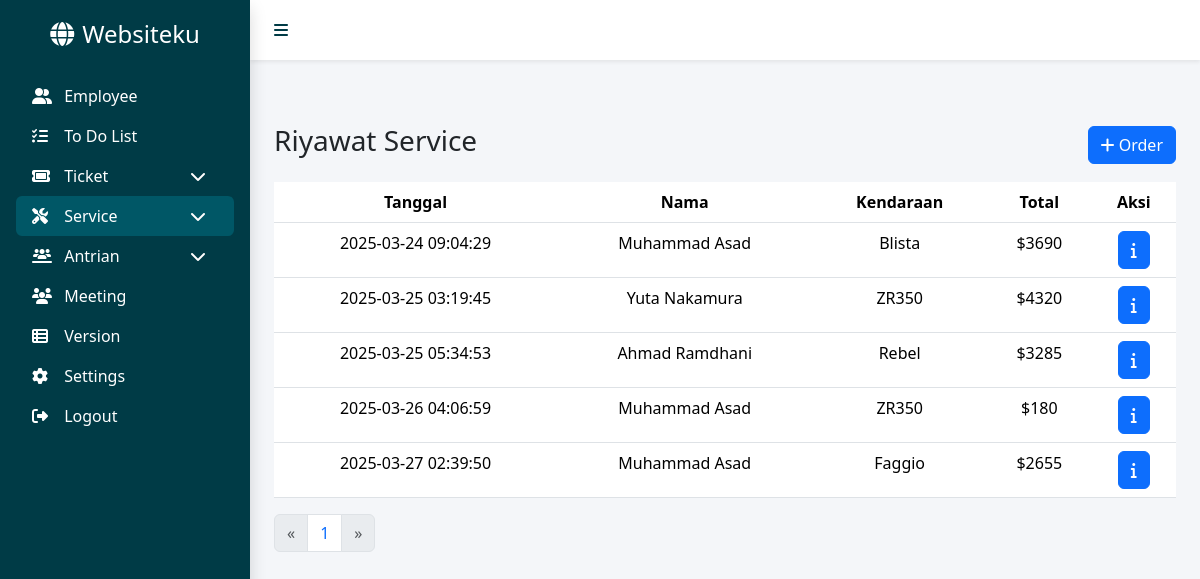
Screenshot of /public/service/1 (signed in) with the database file from the repository.
### tables this page shows
CREATE TABLE `services_log` (
  `id` int NOT NULL,
  `name` varchar(255) NOT NULL,
  `phone` varchar(20) NOT NULL,
  `vehicle` varchar(20) NOT NULL,
  `services` varchar(255) NOT NULL,
  `total` int NOT NULL,
  `created_at` timestamp NOT NULL
);

### app/core/Controller.php (called while the page is built, shortened)
<?php
class Controller
{
    public function view($view, $data = [])
    {
        require_once '../app/views/' . $view . '.php';
    }
    public function model($model)
    {
        return new $model;
    }
}

### app/controllers/ServiceController.php (called while the page is built, shortened)
<?php
class ServiceController extends Controller
{
    public function index($page = 1)
    {
        $limit = 10;
        $start = ($page > 1) ? ($page * $limit) - $limit : 0;
        $totalData = $this->model('Service')->countAllServiceLog();
        $totalPages = ceil($totalData / $limit);
        $data = [
            'judul' => 'Service',
            'services' => $this->model('Service')->getAllServicesLog($start, $limit),
            'page' => $page,
            'totalPages' => $totalPages,
        ];
        $this->view('service/index', $data);
    }
}

### app/core/App.php (called while the page is built, shortened)
<?php
class App
{
    protected $method = 'index';
    protected $params = [];
    public function __construct()
    {
        $url = $this->parseURL();
        if (isset($url[0])) {
            if (file_exists('../app/controllers/' . $url[0] . 'Controller.php')) {
                unset($url[0]);
            }
        }
        $this->controller = new $this->controller;
        if (!empty($url)) {
            $this->params = array_values($url);
        }
        call_user_func_array([$this->controller, $this->method], $this->params);
    }
    public function parseURL()
    {
        if (isset($_GET['url'])) {
            $url = rtrim($_GET['url'], '/');
            $url = filter_var($url, FILTER_SANITIZE_URL);
            $url = explode('/', $url);
            return $url;
        }
    }
}

### public/index.php (called while the page is built, shortened)
<?php
$app = new App;

### app/core/Database.php (called while the page is built, shortened)
<?php
class Database
{
    private $host = DB_HOST;
    private $user = DB_USER;
    private $pass = DB_PASS;
    private $dbname = DB_NAME;
    private $dbh;
    private $stmt;
    public function __construct()
    {
        $dsn = 'mysql:host=' . $this->host . ';dbname=' . $this->dbname;
        $option = [
            PDO::ATTR_PERSISTENT => true,
            PDO::ATTR_ERRMODE => PDO::ERRMODE_EXCEPTION
        ];
        try {
            $this->dbh = new PDO($dsn, $this->user, $this->pass, $option);
        } catch (PDOException $e) {
            die($e->getMessage());
        }
    }
    public function query($query)
    {
        $this->stmt = $this->dbh->prepare($query);
    }
    public function bind($param, $value, $type = null)
    {
        if (is_null($type)) {
            switch (true) {
                case is_int($value):
                    $type = PDO::PARAM_INT;
                    break;
            }
        }
        $this->stmt->bindValue($param, $value, $type);
    }
    public function execute()
    {
        $this->stmt->execute();
    }
    public function resultSet()
    {
        $this->execute();
        return $this->stmt->fetchAll(PDO::FETCH_ASSOC);
    }
}

### app/models/Service.php (called while the page is built, shortened)
<?php
class Service
{
    private $tableLog = 'services_log';
    private $db;
    public function __construct()
    {
        $this->db = new Database;
    }
    public function countAllServiceLog()
    {
        $sql =
            "SELECT COUNT(*) AS total
            FROM {$this->tableLog}";
        $this->db->query($sql);
        return $this->db->single()['total'];
    }
    public function getAllServicesLog($start, $limit)
    {
        $sql =
            "SELECT * FROM {$this->tableLog}
            LIMIT :start, :limit";
        $this->db->query($sql);
        $this->db->bind("start", $start);
        $this->db->bind("limit", $limit);
        $this->db->execute();
        return $this->db->resultSet();
    }
}

### app/views/service/index.php (the view)
<div class="container">
    <div class="d-flex align-items-center justify-content-between py-3">
        <h3>Riyawat Service</h3>
        <a href="<?= BASEURL ?>/service/order" class="btn btn-primary"><i class="fa-solid fa-plus"></i> Order</a>
    </div>
    <table class="table table-hover text-center bg-white">
        <thead class="text-white" style="background-color: #383434">
            <tr>
                <th scope="col">Tanggal</th>
                <th scope="col">Nama</th>
                <th scope="col">Kendaraan</th>
                <th scope="col">Total</th>
                <th scope="col">Aksi</th>
            </tr>
        </thead>
        <tbody>
            <?php if ($data['services']): ?>
                <?php foreach ($data['services'] as $service): ?>
                    <tr>
                        <td scope="row" class="d-none d-md-table-cell"><?= $service['created_at'] ?></td>
                        <td><?= $service['name'] ?></td>
                        <td><?= $service['vehicle'] ?></td>
                        <td>$<?= $service['total'] ?></td>
                        <td><a href="<?= BASEURL ?>/service/detail/<?= $service['id'] ?>" class="btn btn-primary"><i class="fa-solid fa-info"></i></a></td>
                    </tr>
                <?php endforeach; ?>
            <?php else: ?>
                <tr>
                    <td colspan="5">Data tidak ditemukan</td>
                </tr>
            <?php endif; ?>
    </table>
    <nav aria-label="Page navigation example">
        <ul class="pagination">
            <li class="page-item <?= ($data['page'] == 1) ? 'disabled' : '' ?>">
                <a class="page-link" href="<?= BASEURL ?>/service/<?= $data['page'] - 1 ?>">&laquo;</a>
            </li>
            <?php for ($i = 1; $i <= $data['totalPages']; $i++) : ?>
                <li class="page-item <?= ($page == $i) ? 'active' : '' ?>">
                    <a class="page-link" href="<?= BASEURL ?>/service/<?= $i ?>"><?= $i ?></a>
                </li>
            <?php endfor; ?>
            <li class="page-item <?= ($data['page'] == $data['totalPages']) ? 'disabled' : '' ?>">
                <a class="page-link" href="<?= BASEURL ?>/service/<?= $data['page'] + 1 ?>">&raquo;</a>
            </li>
        </ul>
    </nav>
</div>

### public/css/style.css (style rules this page uses)
body { min-height: 100vh; }

### rows the page displays
services_log: created_at "2025-03-24 09:04:29", name "Muhammad Asad", vehicle "Blista", total "3690"
services_log: created_at "2025-03-25 03:19:45", name "Yuta Nakamura", vehicle "ZR350", total "4320"
services_log: created_at "2025-03-25 05:34:53", name "Ahmad Ramdhani", vehicle "Rebel", total "3285"
services_log: created_at "2025-03-26 04:06:59", name "Muhammad Asad", vehicle "ZR350", total "180"
services_log: created_at "2025-03-27 02:39:50", name "Muhammad Asad", vehicle "Faggio", total "2655"
